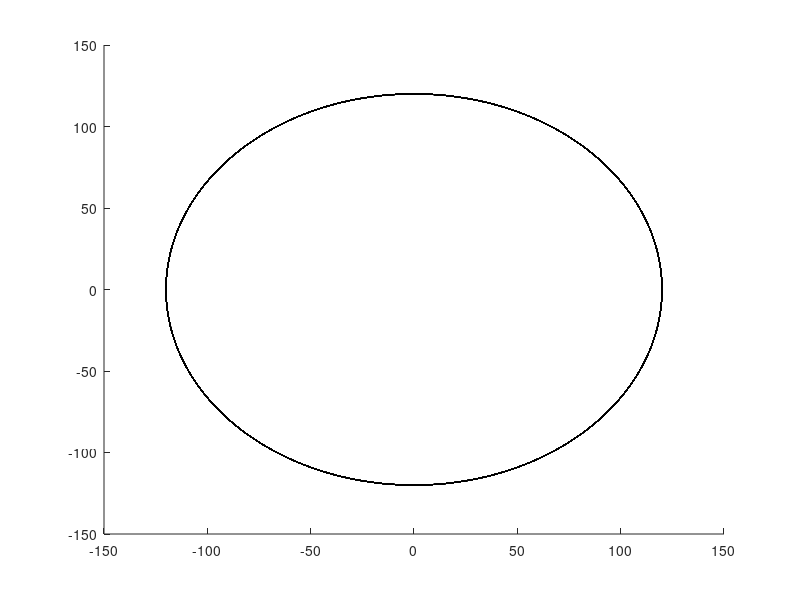

Source code (MATLAB): (Note: this script raises an error after producing the figure.)
pvcInnerRadius = 120;
pvcThickness = 27;
pvcOuterRadius = pvcInnerRadius + pvcThickness;
mag = 4;
capRadius = 115;
capHeight = 20;
height = 300;
RAD = 2000;
PIPE_N = [RAD,1,300];
RIM_N = [RAD,mag*pvcThickness,1];
CAPTOP_N = [RAD,mag*capRadius,1];
CAPRIM_N = [RAD,1,capHeight];
%% inner cyliner
%%%%%%%%%%%%%%%%%%%%%%%%%%%%%%%%%%%%
[x1,x2,x3] = ndgrid(linspace(-pi,pi,PIPE_N(1)),...
                    linspace(pvcInnerRadius,pvcInnerRadius,PIPE_N(2)),...
                    linspace(0,height,PIPE_N(3)));
sur1_1 = x2.*cos(x1);
sur1_2 = x2.*sin(x1);
sur1_3 = x3;
sur1_1 = squeeze(sur1_1);
sur1_2 = squeeze(sur1_2);
sur1_3 = squeeze(sur1_3);
surface(sur1_1,sur1_2,sur1_3);hold on
%% outer cyliner
%%%%%%%%%%%%%%%%%%%%%%%%%%%%%%%%%%%%
[x1,x2,x3] = ndgrid(linspace(-pi,pi,PIPE_N(1)),...
                    linspace(pvcOuterRadius,pvcOuterRadius,PIPE_N(2)),...
                    linspace(0,height,PIPE_N(3)));
sur2_1 = x2.*cos(x1);
sur2_2 = x2.*sin(x1);
sur2_3 = x3;
sur2_1 = squeeze(sur2_1);
sur2_2 = squeeze(sur2_2);
sur2_3 = squeeze(sur2_3);
load clown
C = imresize(flipud(X),size(sur2_1));

surface(sur2_1,sur2_2,sur2_3,C,'FaceColor','texturemap',...
    'EdgeColor','none',...
    'CDataMapping','direct');
%% rim
%%%%%%%%%%%%%%%%%%%%%%%%%%%%%%%%%%%%
[x1,x2,x3] = ndgrid(linspace(-pi,pi,RIM_N(1)),...
                    linspace(pvcInnerRadius,pvcOuterRadius,RIM_N(2)),...
                    linspace(0,0,RIM_N(3)));
sur3_1 = x2.*cos(x1);
sur3_2 = x2.*sin(x1);
sur3_3 = x3;
sur3_1 = squeeze(sur3_1);
sur3_2 = squeeze(sur3_2);
sur3_3 = squeeze(sur3_3);
surface(sur3_1,sur3_2,sur3_3);
%% cap top
%%%%%%%%%%%%%%%%%%%%%%%%%%%%%%%%%%%%
[x1,x2,x3] = ndgrid(linspace(-pi,pi,CAPTOP_N(1)),...
                    linspace(0,capRadius,CAPTOP_N(2)),...
                    linspace(0,0,CAPTOP_N(3)));
sur4_1 = x2.*cos(x1);
sur4_2 = x2.*sin(x1);
sur4_3 = x3;
sur4_1 = squeeze(sur4_1);
sur4_2 = squeeze(sur4_2);
sur4_3 = squeeze(sur4_3);
surface(sur4_1,sur4_2,sur4_3);hold on
%% cap rim
%%%%%%%%%%%%%%%%%%%%%%%%%%%%%%%%%%%%
[x1,x2,x3] = ndgrid(linspace(-pi,pi,CAPRIM_N(1)),...
                    linspace(capRadius,capRadius,CAPRIM_N(2)),...
                    linspace(0,capHeight,CAPRIM_N(3)));
sur5_1 = x2.*cos(x1);
sur5_2 = x2.*sin(x1);
sur5_3 = x3;
sur5_1 = squeeze(sur5_1);
sur5_2 = squeeze(sur5_2);
sur5_3 = squeeze(sur5_3);
surface(sur5_1,sur5_2,sur5_3);
%% make movie version 1
%%%%%%%%%%%%%%%%%%%%%%%%%%%%%%%%%%%%
close all
capImage = imread('/mnt/scratch1/phytomorph_dev/Extraction/Pipelines/Maize/maizeEmergence/modelMethod/modelMean.tif');
capImage = double(capImage)/255;


FilePath = '/mnt/scratch1/phytomorph_dev/Extraction/Pipelines/Maize/maizeEmergence/modelMethod/imodels/';
FileList = {};
FileExt = {'tif'};
tic
FileList = gdig(FilePath,FileList,FileExt,1);
capImage = double(imread(FileList{1}))/255;
imshow(capImage,[]);
hold on
%plot(sur4_1(:)+150,sur4_2(:)+150,'.')
%plot(sur3_1(:)+150,sur3_2(:)+150,'.')
capTexture = squeeze(ba_interp2(capImage,sur4_1+150,sur4_2+150));
rimTexture = ba_interp2(capImage,sur3_1+150,sur3_2+150);
%% make surface with texture
close all
surface(sur4_1,sur4_2,sur4_3,capTexture,'FaceColor','texturemap',...
    'EdgeColor','none',...
    'CDataMapping','direct');
hold on
surface(sur3_1,sur3_2,sur3_3,rimTexture,'FaceColor','texturemap',...
    'EdgeColor','none',...
    'CDataMapping','direct');
surface(sur2_1,sur2_2,sur2_3,'EdgeColor','none');
surface(sur1_1,sur1_2,sur1_3,'EdgeColor','none');
surface(sur5_1,sur5_2,sur5_3);
view([0 -90]);





